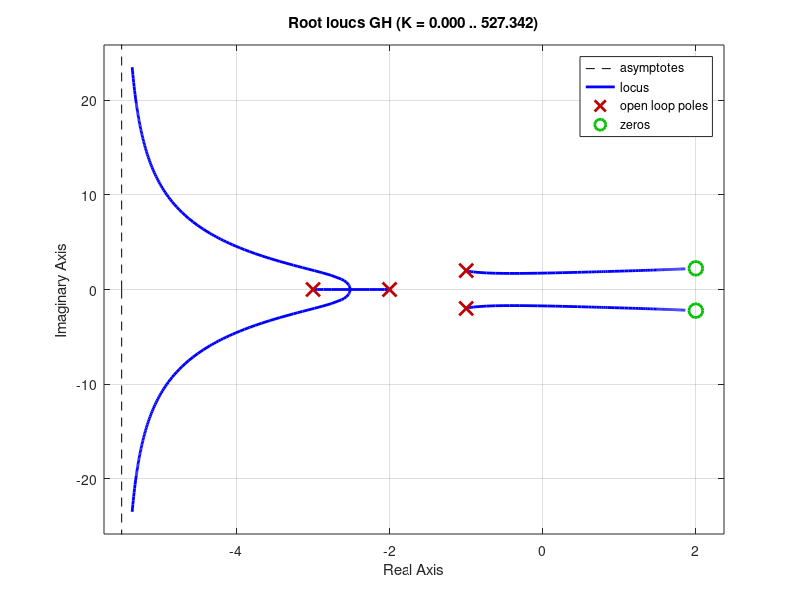

Source code (MATLAB): (Note: this script raises an error after producing the figure.)
'ex7-2'
OS=0.3;
x=log(OS)^2;
z=sqrt(x/(x+pi^2))
G=tf(1,poly([-2 -3]));
H=tf([1  -4   9],[1  2  5]);
GH=series(G,H);
figure(1)
rlocus(GH)
sgrid(z,0)
[K,p]=rlocfind(GH)
TYR=feedback(1.699*G,H)
figure(2)
step(TYR)


